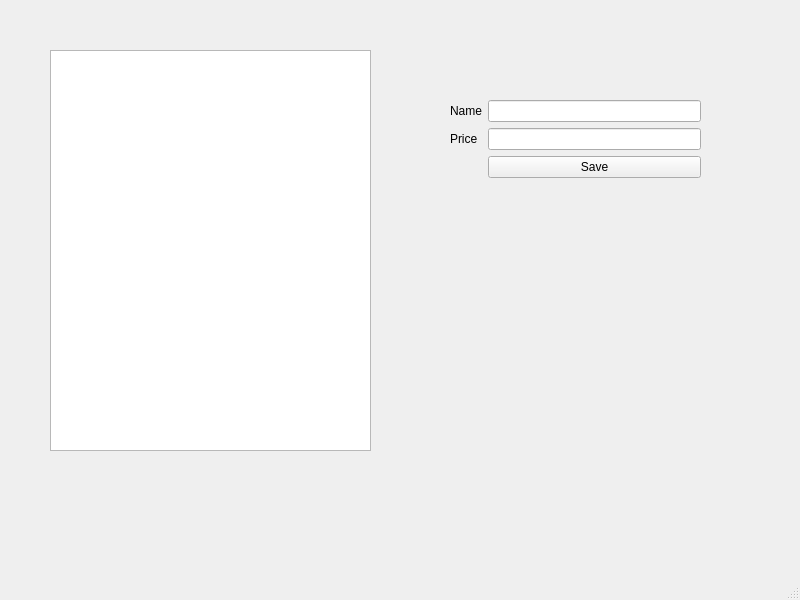
<?xml version="1.0" encoding="UTF-8"?>
<ui version="4.0">
 <class>MainWindow</class>
 <widget class="QMainWindow" name="MainWindow">
  <property name="geometry">
   <rect>
    <x>0</x>
    <y>0</y>
    <width>800</width>
    <height>600</height>
   </rect>
  </property>
  <property name="windowTitle">
   <string>MainWindow</string>
  </property>
  <widget class="QWidget" name="centralwidget">
   <widget class="QTableWidget" name="tableProducts">
    <property name="geometry">
     <rect>
      <x>50</x>
      <y>50</y>
      <width>321</width>
      <height>401</height>
     </rect>
    </property>
   </widget>
   <widget class="QWidget" name="formLayoutWidget">
    <property name="geometry">
     <rect>
      <x>450</x>
      <y>100</y>
      <width>251</width>
      <height>161</height>
     </rect>
    </property>
    <layout class="QFormLayout" name="formLayout">
     <item row="0" column="0">
      <widget class="QLabel" name="label">
       <property name="text">
        <string>Name</string>
       </property>
      </widget>
     </item>
     <item row="0" column="1">
      <widget class="QLineEdit" name="txtName"/>
     </item>
     <item row="1" column="1">
      <widget class="QLineEdit" name="txtPrice"/>
     </item>
     <item row="1" column="0">
      <widget class="QLabel" name="label_2">
       <property name="text">
        <string>Price</string>
       </property>
      </widget>
     </item>
     <item row="2" column="1">
      <widget class="QPushButton" name="btnSave">
       <property name="text">
        <string>Save</string>
       </property>
      </widget>
     </item>
    </layout>
   </widget>
  </widget>
  <widget class="QMenuBar" name="menubar">
   <property name="geometry">
    <rect>
     <x>0</x>
     <y>0</y>
     <width>800</width>
     <height>26</height>
    </rect>
   </property>
  </widget>
  <widget class="QStatusBar" name="statusbar"/>
 </widget>
 <resources/>
 <connections/>
</ui>
